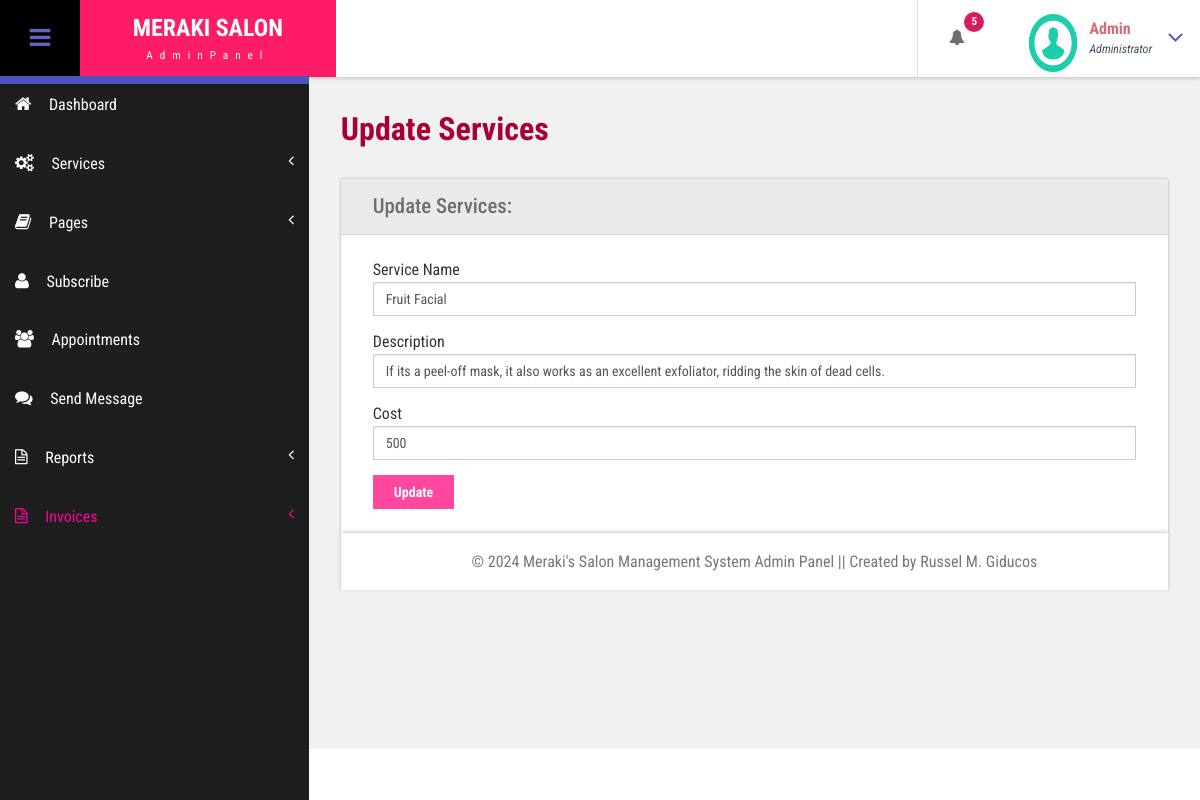
Screenshot of /admin/edit-services.php?editid=2 (signed in) with the database file from the repository.
### tables this page shows
CREATE TABLE `tblservices` (
  `ID` int(10) NOT NULL,
  `ServiceName` varchar(200) DEFAULT NULL,
  `Description` mediumtext DEFAULT NULL,
  `Cost` int(10) DEFAULT NULL,
  `CreationDate` timestamp NULL DEFAULT current_timestamp()
);

### admin/edit-services.php (the view, shortened to what this page needs)
<?php
include('includes/dbconnection.php');
if (strlen($_SESSION['bpmsaid']==0)) {
  header('location:logout.php');
  } else{
  ?>
<!DOCTYPE HTML>
<html>
<head>
<link href="css/bootstrap.css" rel='stylesheet' type='text/css' />
<link href="css/style.css" rel='stylesheet' type='text/css' />
<link href="css/font-awesome.css" rel="stylesheet">
<link href="css/animate.css" rel="stylesheet" type="text/css" media="all">
<link href="css/custom.css" rel="stylesheet">
</head>
<body class="cbp-spmenu-push">
	<div class="main-content">
		 <?php include_once('includes/sidebar.php');?>
	 <?php include_once('includes/header.php');?>
		<div id="page-wrapper">
			<div class="main-page">
				<div class="forms">
					<h3 class="title1">Update Services</h3>
					<div class="form-grids row widget-shadow" data-example-id="basic-forms">
						<div class="form-title">
							<h4>Update Services:</h4>
						</div>
						<div class="form-body">
							<form method="post">
  <?php
 $cid=$_GET['editid'];
$ret=mysqli_query($con,"select * from  tblservices where ID='$cid'");
while ($row=mysqli_fetch_array($ret)) {
?>
							 <div class="form-group"> <label for="exampleInputEmail1">Service Name</label> <input type="text" class="form-control" id="sername" name="sername" placeholder="Service Name" value="<?php  echo $row['ServiceName'];?>" required="true"> </div> <div class="form-group"> <label>Description</label> <input class="form-control" name="des" id="des" rows="5" required="true" value="<?php  echo $row['Description'];?>"> </div><div class="form-group"> <label for="exampleInputPassword1">Cost</label> <input type="text" id="cost" name="cost" class="form-control" placeholder="Cost" value="<?php  echo $row['Cost'];?>" required="true"> </div>
							 <?php } ?>
							  <button type="submit" name="submit" class="btn btn-default">Update</button> </form>
						</div>
					</div>
			</div>
		</div>
		 <?php include_once('includes/footer.php');?>
	</div>
</body>
</html>
<?php } ?>

### admin/includes/header.php (shortened to what this page needs)
<div class="sticky-header header-section ">
  <div class="header-left">
    <button id="showLeftPush"><i class="fa fa-bars"></i></button>
    <div class="logo">
      <a href="dashboard.php">
        <h1>MERAKI SALON</h1>
        <span>AdminPanel</span>
      </a>
    </div>
  </div>
  <div class="header-right">
    <div class="profile_details_left">
      <ul class="nofitications-dropdown">
        <?php
        $ret1 = mysqli_query($con, "select ID,Name from tblcustomers ORDER BY ID DESC");
        $num = mysqli_num_rows($ret1);
        ?>
        <li class="dropdown head-dpdn">
          <a href="#" class="dropdown-toggle" data-toggle="dropdown" aria-expanded="false"><i
              class="fa fa-bell"></i><span class="badge blue"><?php echo $num; ?></span></a>
        </li>
      </ul>
      <div class="clearfix"> </div>
    </div>
    <div class="profile_details">
      <?php
      $adid = $_SESSION['bpmsaid'];
      $ret = mysqli_query($con, "select AdminName from tbladmin where ID='$adid'");
      $row = mysqli_fetch_array($ret);
      $name = $row['AdminName'];
      ?>
      <ul>
        <li class="dropdown profile_details_drop">
          <a href="#" class="dropdown-toggle" data-toggle="dropdown" aria-expanded="false">
            <div class="profile_img">
              <span class="prfil-img"><img src="images/download (1).png" alt="" width="50" height="60"> </span>
              <div class="user-name">
                <p><?php echo $name; ?></p>
                <span>Administrator</span>
              </div>
              <i class="fa fa-angle-down lnr"></i>
              <div class="clearfix"></div>
            </div>
          </a>
        </li>
      </ul>
    </div>
  </div>
  <div class="clearfix"> </div>
</div>

### admin/css/style.css (style rules this page uses)
h4, h5, h6, h1, h2, h3 { margin: 0; }
ul, ol { margin: 0; }
p { margin: 0; }
html, body { font-family: "Roboto Condensed", sans-serif; font-size: 100%; overflow-x: hidden; background: #fff; }
body a { transition: 0.5s all ease; -webkit-transition: 0.5s all ease; -moz-transition: 0.5s all ease; -o-transition: 0.5s all ease; -ms-transition: 0.5s all ease; text-decoration: none; }
h1, h2, h3, h4, h5, h6 { margin: 0; }
ul, label { margin: 0; padding: 0; }
.main-content { position: relative; }
.sticky-header { position: fixed; top: 0; left: 0px; width: 100%; z-index: 100; }
.header-section { background: #fff; box-shadow: 1px 1px 4px rgba(0, 0, 0, 0.21); -webkit-box-shadow: 1px 1px 4px rgba(0, 0, 0, 0.21); -moz-box-shadow: 1px 1px 4px rgba(0, 0, 0, 0.21); -o-box-shadow: 1px 1px 4px rgba(0, 0, 0, 0.21); }
.header-section::after { clear: both; display: block; content: ""; }
.header-left { float: left; width: 45%; }
.header-right { float: right; }
button#showLeftPush { font-size: 1.5em; width: 80px; padding: 0.87em 0; text-align: center; cursor: pointer; float: left; color: #ffffff; -moz-transition: all 0.2s ease-out 0s; -webkit-transition: all 0.2s ease-out 0s; transition: all 0.2s ease-out 0s; border: none; background-color: #000000; outline: none; }
.cbp-spmenu-push { overflow-x: hidden; position: relative; }
.cbp-spmenu, .cbp-spmenu-push { -webkit-transition: all 0.3s ease; -moz-transition: all 0.3s ease; transition: all 0.3s ease; }
.cbp-spmenu-push div#page-wrapper { margin: 0 0 0 19.3em; transition: 0.5s all; -webkit-transition: 0.5s all; -moz-transition: 0.5s all; }
.fa { display: inline-block; font-family: FontAwesome; font-style: normal; font-weight: normal; line-height: 1; -webkit-font-smoothing: antialiased; -moz-osx-font-smoothing: grayscale; }
.logo { background: #ff1c66; text-align: center; float: left; }
.logo a { padding: 0.9em 3.3em 0.7em; display: block; text-decoration: none; }
.logo a h1 { color: #fff; font-size: 1.5em; line-height: 1.2em; font-weight: 700; }
.logo a span { color: #f8f8f8; font-size: 0.7em; text-align: center; letter-spacing: 7px; }
.profile_details_left { float: left; }
li.dropdown.head-dpdn { display: inline-block; padding: 1.7em 0; border-left: 1px solid #e0e0e0; float: left; }
li.dropdown.head-dpdn a.dropdown-toggle { padding: 1.7em 2em; }
i.fa.fa-bell { color: #6f6f6f; }
.header-right span.badge { font-size: 11px; font-weight: bold; color: #fff; background: #8bc34a; line-height: 15px; width: 20px; height: 20px; border-radius: 2em; -webkit-border-radius: 2em; -moz-border-radius: 2em; -o-border-radius: 2em; text-align: center; display: inline-block; position: absolute; top: 16%; padding: 2px 0 0; }
.header-right span.blue { background-color: #d81b60; }
.profile_details { float: right; }
.profile_details_drop a.dropdown-toggle { display: block; padding: 0.8em 3em 0 2em; }
.profile_img span.prfil-img { float: left; }
.user-name { float: left; margin-top: 8px; margin-left: 11px; height: 35px; }
.profile_details ul li { list-style-type: none; position: relative; }
.profile_details li a i.fa.lnr { position: absolute; top: 34%; right: 8%; color: #4f52ba; font-size: 1.6em; }
.user-name p { font-size: 1em; color: #dd6777; line-height: 1em; font-weight: 700; }
.user-name span { font-size: 0.75em; font-style: italic; color: #424f63; font-weight: normal; margin-top: 0.3em; }
.charts, .row { margin: 2em 0 0; }
.widget-shadow { background-color: #fff; box-shadow: 0 -1px 3px rgba(0, 0, 0, 0.12), 0 1px 2px rgba(0, 0, 0, 0.24); -webkit-box-shadow: 0 -1px 3px rgba(0, 0, 0, 0.12), 0 1px 2px rgba(0, 0, 0, 0.24); -moz-box-shadow: 0 -1px 3px rgba(0, 0, 0, 0.12), 0 1px 2px rgba(0, 0, 0, 0.24); }
h3.title1 { font-size: 2em; color: #a80032; margin-bottom: 0.8em; font-weight: bold; }
.forms h3.title1 { margin-bottom: 0; }
.forms h4 { font-size: 1.3em; color: #6f6f6f; }
.form-title { padding: 1em 2em; background-color: #eaeaea; border-bottom: 1px solid #d6d5d5; }
.form-body { padding: 1.5em 2em; }
.forms label { font-weight: 400; }
.form-control { border-radius: inherit; }
.forms button.btn.btn-default { background-color: #ff489d; color: #fff; padding: 0.5em 1.5em; border: none; outline: none; border-radius: inherit; font-weight: bold; }

### admin/css/custom.css (style rules this page uses)
#page-wrapper { padding:7em 2em 2.5em; background-color: #F1F1F1; }

### rows the page displays
tblservices: sername "Fruit Facial", des "If its a peel-off mask, it also works as an excellent exfoliator, ridding the skin of dead cells.", cost "500"

### other values shown
$num "5"
$name "Admin"
